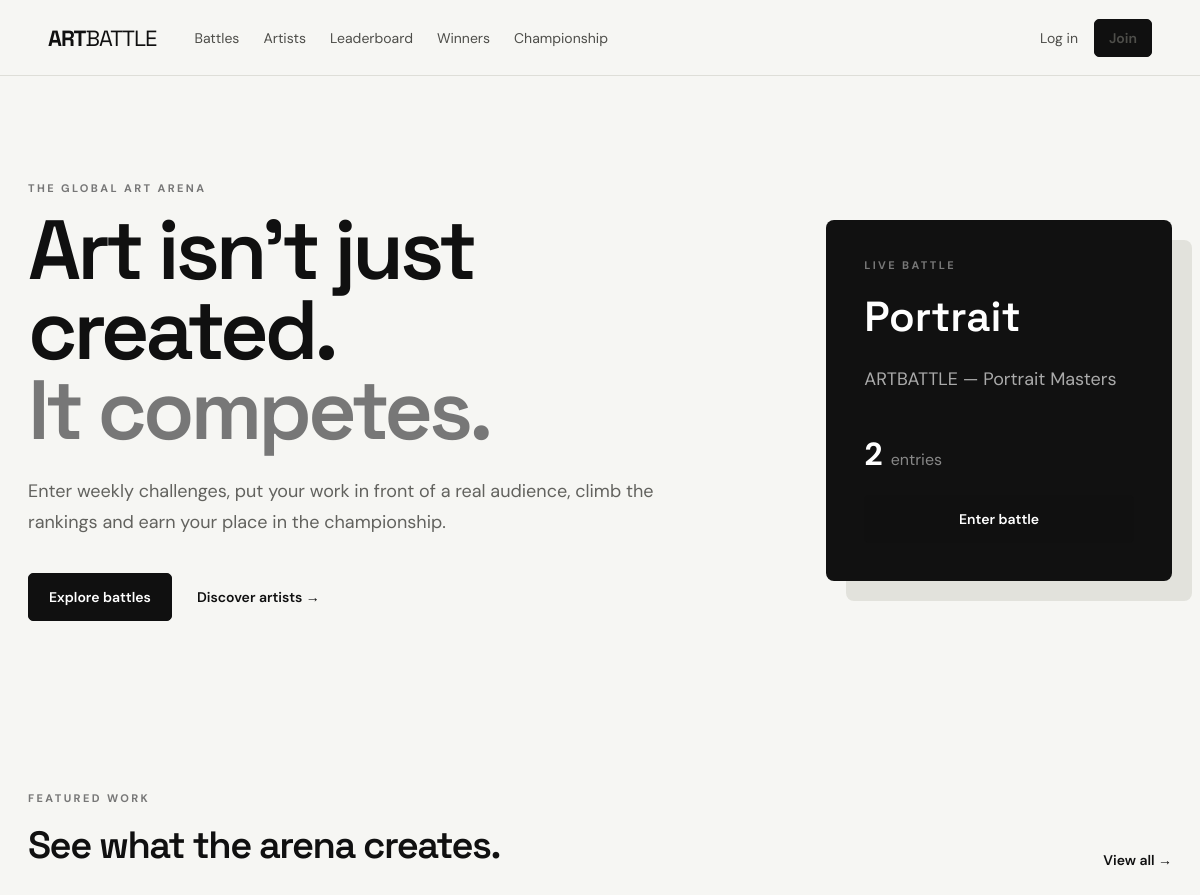
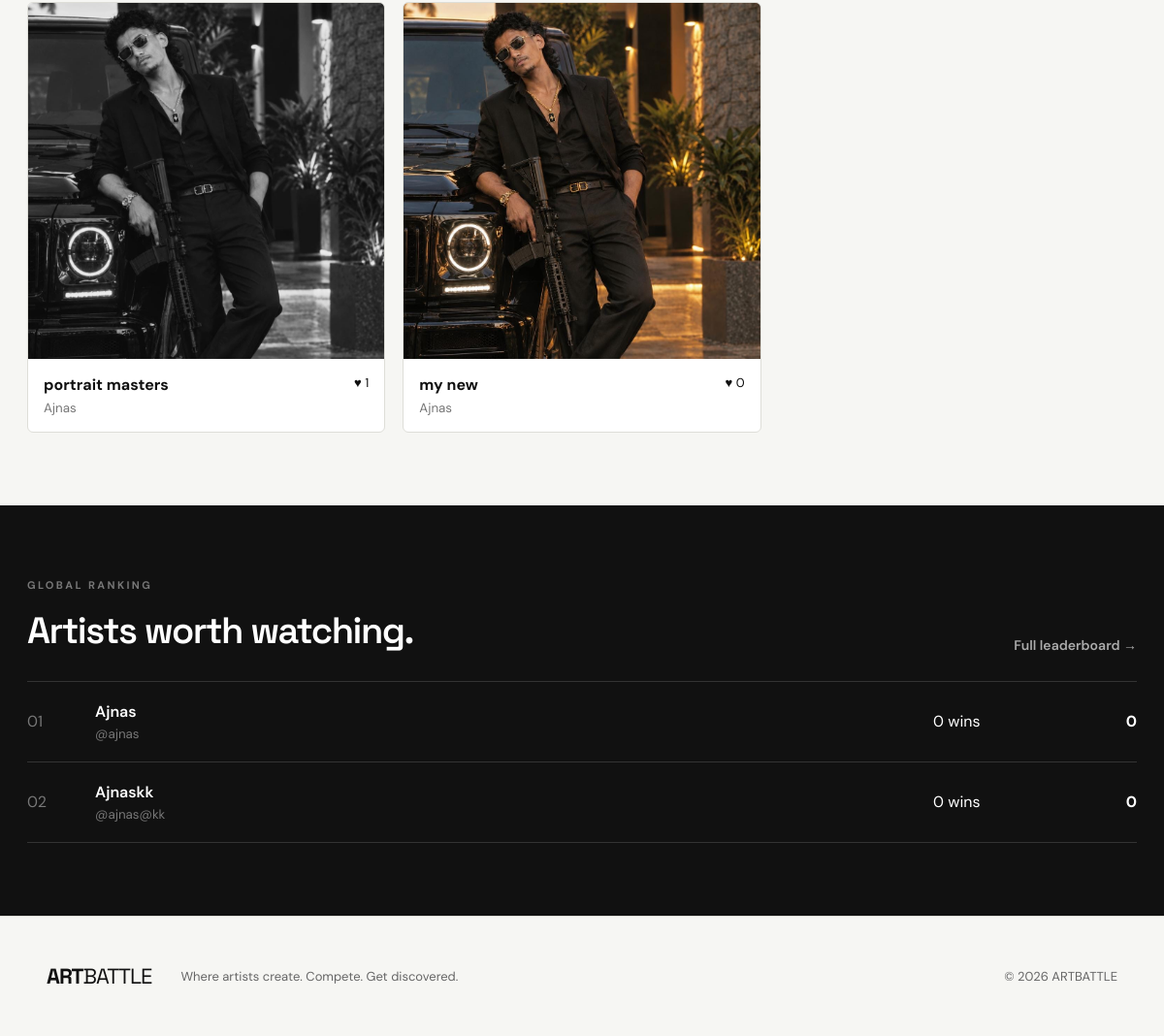
The page / on the database its author committed (2 pictures, top to bottom).
### core/models.py (models this page shows, shortened)
class Battle(models.Model):
    STATUS = [
        ("draft", "Draft"),
        ("open", "Open"),
        ("voting", "Voting"),
        ("closed", "Closed"),
    ]
    title = models.CharField(max_length=120)
    theme = models.CharField(max_length=120)
    description = models.TextField(blank=True)
    start_at = models.DateTimeField()
    submission_deadline = models.DateTimeField()
    voting_deadline = models.DateTimeField()
    prize_text = models.CharField(
        max_length=160,
        default="Sponsor-funded prize"
    )
    prize_amount = models.DecimalField(
        max_digits=10,
        decimal_places=2,
        default=0
    )
    status = models.CharField(
        max_length=10,
        choices=STATUS,
        default="draft"
    )
    is_monthly = models.BooleanField(default=False)
    created_at = models.DateTimeField(auto_now_add=True)
    class Meta:
        ordering = ["-start_at"]
    @property
    def artwork_count(self):
        return self.artworks.count()

class Artwork(models.Model):
    battle = models.ForeignKey(
        Battle,
        on_delete=models.CASCADE,
        related_name="artworks"
    )
    artist = models.ForeignKey(
        ArtistProfile,
        on_delete=models.CASCADE,
        related_name="artworks"
    )
    title = models.CharField(max_length=140)
    description = models.TextField(blank=True)
    image = models.ImageField(upload_to="artworks/")
    medium = models.CharField(max_length=80, blank=True)
    ai_declared = models.BooleanField(default=False)
    image_hash = models.CharField(
        max_length=64,
        editable=False
    )
    created_at = models.DateTimeField(auto_now_add=True)
    votes = models.PositiveIntegerField(default=0)
    integrity_status = models.CharField(
        max_length=40,
        default="Pending review"
    )
    class Meta:
        ordering = ["-votes", "-created_at"]

class ArtistProfile(models.Model):
    user = models.OneToOneField(
        User,
        on_delete=models.CASCADE,
        related_name="artist"
    )
    display_name = models.CharField(max_length=80)
    bio = models.TextField(blank=True)
    avatar = models.ImageField(
        upload_to="avatars/",
        blank=True,
        null=True
    )
    country = models.CharField(max_length=60, blank=True)
    website = models.URLField(blank=True)
    rating = models.PositiveIntegerField(default=0)
    wins = models.PositiveIntegerField(default=0)
    top_three = models.PositiveIntegerField(default=0)
    battles_joined = models.PositiveIntegerField(default=0)
    created_at = models.DateTimeField(auto_now_add=True)

### core/views.py (the view)
# urls.py: path("", views.home, name="home"),
def home(request):
    active = (
        Battle.objects.filter(status__in=["open", "voting"])
        .order_by("voting_deadline")
        .first()
    )
    featured = (
        Artwork.objects.select_related("artist", "battle")
        .order_by("-votes", "-created_at")[:6]
    )
    leaders = ArtistProfile.objects.order_by("-rating", "-wins")[:5]
    return render(
        request,
        "core/home.html",
        {
            "active": active,
            "featured": featured,
            "leaders": leaders,
        },
    )

### core/templates/core/home.html
{% extends 'core/base.html' %}{% block title %}ARTBATTLE — Art, but competitive.{% endblock %}
{% block content %}
<section class="hero"><div><div class="eyebrow">THE GLOBAL ART ARENA</div><h1>Art isn't just created.<br><em>It competes.</em></h1><p>Enter weekly challenges, put your work in front of a real audience, climb the rankings and earn your place in the championship.</p><div class="hero-actions"><a class="button" href="{% url 'battles' %}">Explore battles</a><a class="text-link" href="{% url 'artists' %}">Discover artists →</a></div></div>
<div class="hero-card">{% if active %}<div class="eyebrow">LIVE BATTLE</div><h3>{{active.theme}}</h3><p>{{active.title}}</p><div class="stats"><b>{{active.artwork_count}}</b><span>entries</span></div><a href="{% url 'battle_detail' active.pk %}" class="button full">Enter battle</a>{% else %}<div class="eyebrow">NEXT BATTLE</div><h3>Coming soon</h3><p>The next creative arena is being prepared.</p>{% endif %}</div></section>
<section class="section"><div class="section-head"><div><div class="eyebrow">FEATURED WORK</div><h2>See what the arena creates.</h2></div><a class="text-link" href="{% url 'battles' %}">View all →</a></div>
<div class="art-grid">{% for art in featured %}<a class="art-card" href="{% url 'artwork_detail' art.pk %}"><img src="{{art.image.url}}" alt="{{art.title}}"><div class="art-info"><div><strong>{{art.title}}</strong><small>{{art.artist.display_name}}</small></div><span>♥ {{art.votes}}</span></div></a>{% empty %}<div class="empty">No featured artworks yet. Start the first battle.</div>{% endfor %}</div></section>
<section class="section dark-panel"><div class="section-head"><div><div class="eyebrow">GLOBAL RANKING</div><h2>Artists worth watching.</h2></div><a class="text-link" href="{% url 'leaderboard' %}">Full leaderboard →</a></div><div class="rank-list">{% for a in leaders %}<a href="{% url 'artist_profile' a.user.username %}" class="rank"><span class="rank-no">{{forloop.counter|stringformat:"02d"}}</span><span class="rank-name">{{a.display_name}}<small>@{{a.user.username}}</small></span><span>{{a.wins}} wins</span><b>{{a.rating}}</b></a>{% empty %}<p class="muted">Artists will appear here after they join.</p>{% endfor %}</div></section>
{% endblock %}

### core/static/core/style.css (style rules this page uses)
:root { --bg:#f6f6f3;--ink:#101010;--muted:#70706d;--line:#deded8;--card:#fff;--accent:#d8ff3e;--dark:#111;--max:1240px }
* { box-sizing:border-box }
body { margin:0;background:var(--bg);color:var(--ink);font-family:'DM Sans',sans-serif }
a { color:inherit;text-decoration:none }
.button { display:inline-flex;align-items:center;justify-content:center;background:var(--ink);color:white;border:1px solid var(--ink);padding:14px 20px;border-radius:5px;font-weight:600;cursor:pointer;font-size:14px }
.button.full { width:100% }
.text-link { font-weight:600;font-size:14px }
.hero { max-width:var(--max);margin:0 auto;padding:105px 28px 95px;display:grid;grid-template-columns:1.35fr .65fr;gap:80px;align-items:center }
.eyebrow { font-size:11px;letter-spacing:2.4px;font-weight:700;color:#777;text-transform:uppercase;margin-bottom:16px }
.hero h1,.page-head h1,.form-page h1,.auth-page h1,.battle-hero h1,.champion-hero h1 { font:600 clamp(50px,7vw,90px)/.95 'Space Grotesk';letter-spacing:-4px;margin:0 0 26px }
.hero h1 em { font-style:normal;color:#777 }
.hero p { max-width:650px;font-size:18px;line-height:1.7;color:#62625e }
.hero-actions { display:flex;align-items:center;gap:25px;margin-top:35px }
.hero-card { background:#111;color:#fff;border-radius:8px;padding:38px;min-height:350px;display:flex;flex-direction:column;justify-content:flex-end;box-shadow:20px 20px 0 #e2e2dc }
.hero-card h3 { font:600 42px/1 'Space Grotesk';margin:8px 0 }
.hero-card p { color:#aaa }
.stats { margin:20px 0;display:flex;gap:8px;align-items:baseline }
.stats b { font-size:32px }
.stats span { color:#888 }
.section { max-width:var(--max);margin:0 auto;padding:75px 28px }
.section-head { display:flex;justify-content:space-between;align-items:end;margin-bottom:28px }
.section h2 { font:600 38px 'Space Grotesk';letter-spacing:-1.5px;margin:0 }
.art-grid { display:grid;grid-template-columns:repeat(3,1fr);gap:18px }
.art-card { background:var(--card);border:1px solid var(--line);border-radius:6px;overflow:hidden;transition:.2s }
.art-card img { width:100%;aspect-ratio:1/1;object-fit:cover;display:block }
.art-info { padding:16px;display:flex;justify-content:space-between;gap:10px }
.art-info strong,.art-info small { display:block }
.art-info small { color:#777;margin-top:5px }
.art-info span { font-size:13px }
.dark-panel { max-width:none;background:#111;color:#fff;padding-left:max(28px,calc((100% - 1184px)/2));padding-right:max(28px,calc((100% - 1184px)/2)); }
.dark-panel .section-head .text-link { color:#aaa }
.rank-list { border-top:1px solid #333 }
.rank { display:grid;grid-template-columns:70px 1fr 130px 80px;padding:20px 0;border-bottom:1px solid #333;align-items:center }
.rank-no { color:#777 }
.rank-name { font-weight:600 }
.rank-name small { display:block;color:#777;font-weight:400;margin-top:4px }
.rank b { text-align:right }

### rows shown on the page
Battle: theme "Portrait", title "ARTBATTLE — Portrait Masters", artwork_count "2"
Artwork: image (picture), title "portrait masters", artist.display_name "Ajnas", votes "1"
Artwork: image (picture), title "my new", artist.display_name "Ajnas", votes "0"
ArtistProfile: display_name "Ajnas", user.username "ajnas", wins "0", rating "0"
ArtistProfile: display_name "Ajnaskk", user.username "ajnas@kk", wins "0", rating "0"
